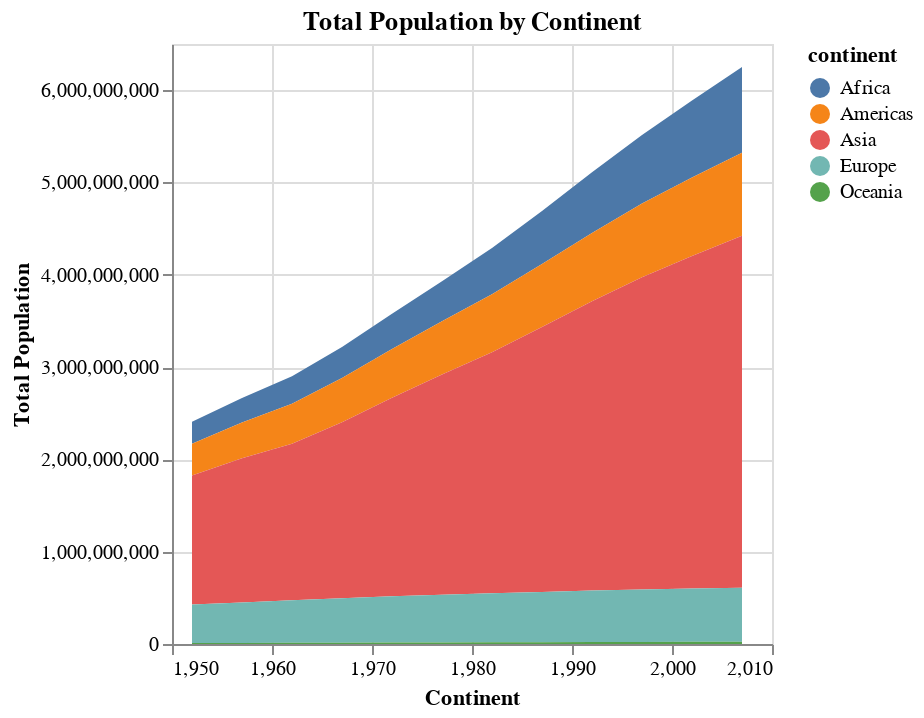

Source (notebook cell):
### Code cell
df_grouped2 = df.groupby(['continent', 'year'])['population'].sum().reset_index()
create_area_plot(df_grouped2, 'year', 'population', color='continent', title='Total Population by Continent', x_title= 'Continent', y_title='Total Population')

### Figure 1 — Vega-Lite specification as saved in the notebook (floating-point values rounded to 4 significant figures)
{"config": {"view": {"continuousWidth": 300, "continuousHeight": 300}}, "data": {"name": "data-b71ff5bea84b6aaaa4d34e6ead00b1e2"}, "mark": {"type": "area"}, "encoding": {"color": {"field": "continent", "type": "nominal"}, "x": {"field": "year", "title": "Continent", "type": "quantitative"}, "y": {"field": "population", "title": "Total Population", "type": "quantitative"}}, "title": "Total Population by Continent", "$schema": "https://vega.github.io/schema/vega-lite/v5.15.1.json", "datasets": {"data-b71ff5bea84b6aaaa4d34e6ead00b1e2": [{"continent": "Africa", "year": 1952, "population": 237640501}, {"continent": "Africa", "year": 1957, "population": 264837738}, {"continent": "Africa", "year": 1962, "population": 296516865}, {"continent": "Africa", "year": 1967, "population": 335289489}, {"continent": "Africa", "year": 1972, "population": 379879541}, {"continent": "Africa", "year": 1977, "population": 433061021}, {"continent": "Africa", "year": 1982, "population": 499348587}, {"continent": "Africa", "year": 1987, "population": 574834110}, {"continent": "Africa", "year": 1992, "population": 659081517}, {"continent": "Africa", "year": 1997, "population": 743832984}, {"continent": "Africa", "year": 2002, "population": 833723916}, {"continent": "Africa", "year": 2007, "population": 929539692}, {"continent": "Americas", "year": 1952, "population": 345152446}, {"continent": "Americas", "year": 1957, "population": 386953916}, {"continent": "Americas", "year": 1962, "population": 433270254}, {"continent": "Americas", "year": 1967, "population": 480746623}, {"continent": "Americas", "year": 1972, "population": 529384210}, {"continent": "Americas", "year": 1977, "population": 578067699}, {"continent": "Americas", "year": 1982, "population": 630290920}, {"continent": "Americas", "year": 1987, "population": 682753971}, {"continent": "Americas", "year": 1992, "population": 739274104}, {"continent": "Americas", "year": 1997, "population": 796900410}, {"continent": "Americas", "year": 2002, "population": 849772762}, {"continent": "Americas", "year": 2007, "population": 898871184}, {"continent": "Asia", "year": 1952, "population": 1395357351}, {"continent": "Asia", "year": 1957, "population": 1562780599}, {"continent": "Asia", "year": 1962, "population": 1696357182}, {"continent": "Asia", "year": 1967, "population": 1905662900}, {"continent": "Asia", "year": 1972, "population": 2150972248}, {"continent": "Asia", "year": 1977, "population": 2384513556}, {"continent": "Asia", "year": 1982, "population": 2610135582}, {"continent": "Asia", "year": 1987, "population": 2871220762}, {"continent": "Asia", "year": 1992, "population": 3133292191}, {"continent": "Asia", "year": 1997, "population": 3383285500}, {"continent": "Asia", "year": 2002, "population": 3601802203}, {"continent": "Asia", "year": 2007, "population": 3811953827}, {"continent": "Europe", "year": 1952, "population": 418120846}, {"continent": "Europe", "year": 1957, "population": 437890351}, {"continent": "Europe", "year": 1962, "population": 460355155}, {"continent": "Europe", "year": 1967, "population": 481178958}, {"continent": "Europe", "year": 1972, "population": 500635059}, {"continent": "Europe", "year": 1977, "population": 517164531}, {"continent": "Europe", "year": 1982, "population": 531266901}, {"continent": "Europe", "year": 1987, "population": 543094160}, {"continent": "Europe", "year": 1992, "population": 558142797}, {"continent": "Europe", "year": 1997, "population": 568944148}, {"continent": "Europe", "year": 2002, "population": 578223869}, {"continent": "Europe", "year": 2007, "population": 586098529}, {"continent": "Oceania", "year": 1952, "population": 10686006}, {"continent": "Oceania", "year": 1957, "population": 11941976}, {"continent": "Oceania", "year": 1962, "population": 13283518}, {"continent": "Oceania", "year": 1967, "population": 14600414}, {"continent": "Oceania", "year": 1972, "population": 16106100}, {"continent": "Oceania", "year": 1977, "population": 17239000}, {"continent": "Oceania", "year": 1982, "population": 18394850}, {"continent": "Oceania", "year": 1987, "population": 19574415}, {"continent": "Oceania", "year": 1992, "population": 20919651}, {"continent": "Oceania", "year": 1997, "population": 22241430}, {"continent": "Oceania", "year": 2002, "population": 23454829}, {"continent": "Oceania", "year": 2007, "population": 24549947}]}}
